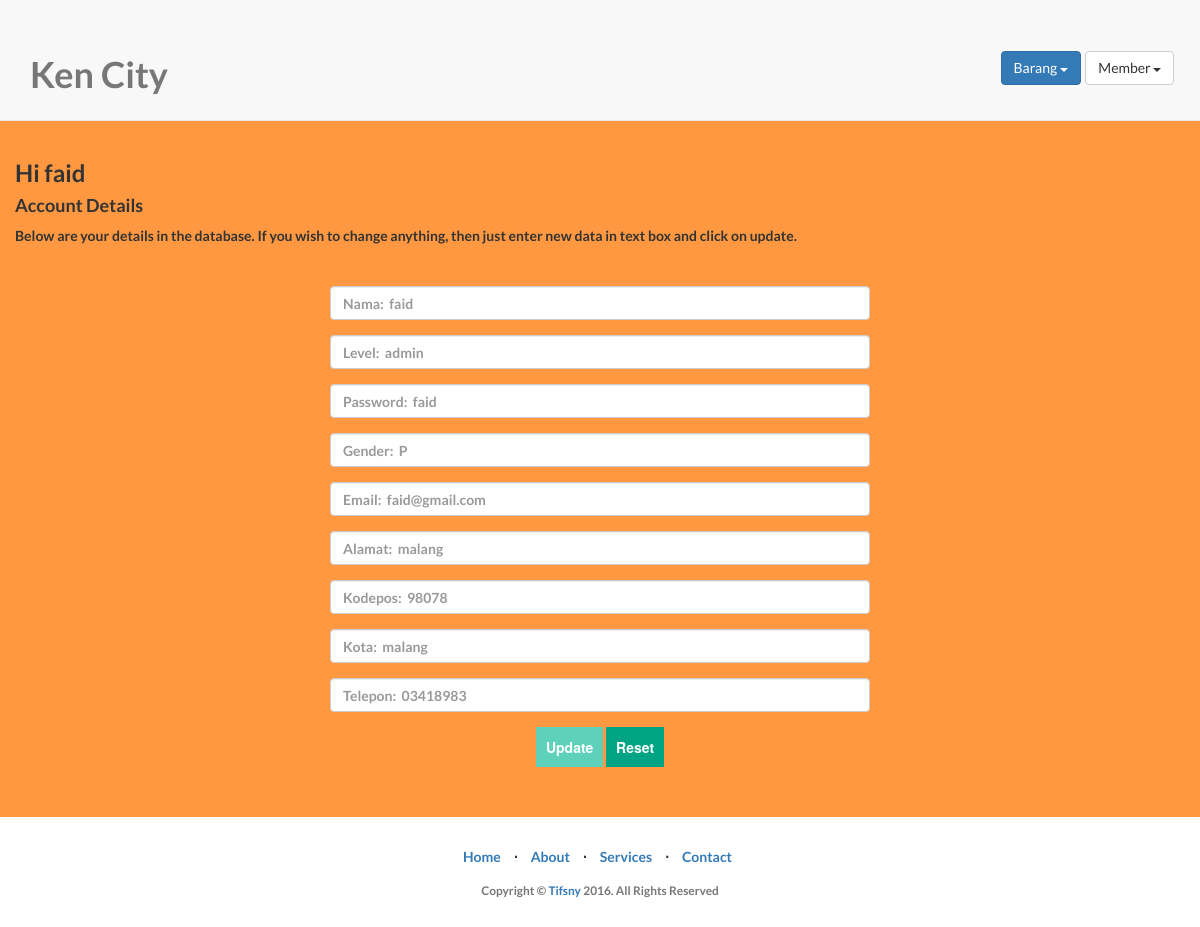
Page /index.php?pg=editMember&id_member=2 (signed in) on the earlier database version.
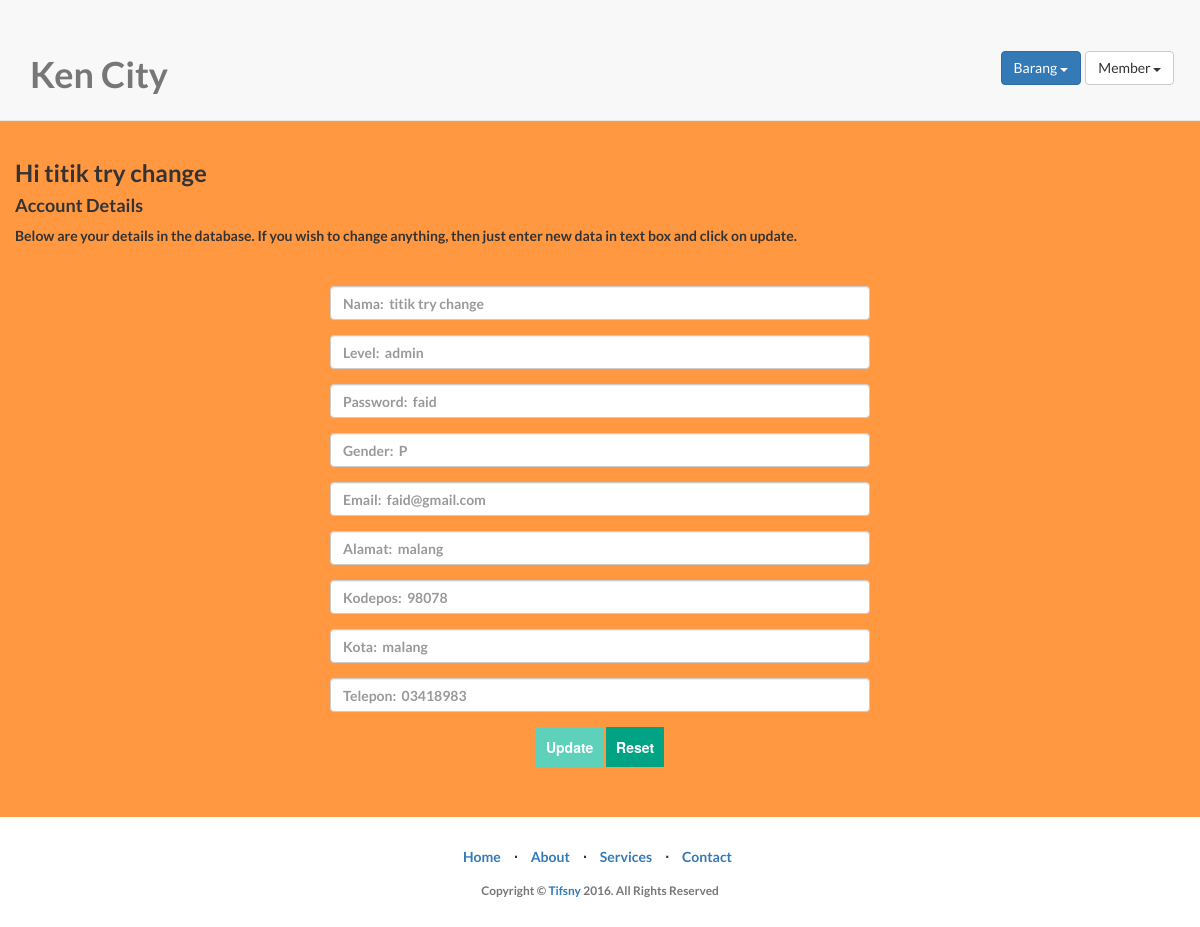
Same page on the later database version.
### tables this page shows
CREATE TABLE IF NOT EXISTS `member` (
  `id_member` int(11) NOT NULL AUTO_INCREMENT,
  `nama` varchar(25) NOT NULL,
  `gender` set('L','P') NOT NULL,
  `email` varchar(100) NOT NULL,
  `alamat` varchar(200) NOT NULL,
  `kodepos` varchar(6) NOT NULL,
  `kota` varchar(25) NOT NULL,
  `telp` varchar(15) DEFAULT NULL,
  `level` enum('user','admin') NOT NULL,
  `password` varchar(10) NOT NULL,
  PRIMARY KEY (`id_member`)
);

### pages/pagesAdmin/editMember.php (the view, shortened to what this page needs)
<?php
    $db_username = 'root';
    $db_password = '';
    $db_name = 'pet_city';
    $db_host = 'localhost';
    $mysqli = new mysqli($db_host, $db_username, $db_password,$db_name);
?>
<br>
<br>
<br>
    <div class="row" style="margin-top:30px;" align="left">
      <div class="small-12">
        <p><?php echo '<h3>Hi ' .$_SESSION['b_nama'].'</h3>'; ?></p>
        <p><h4>Account Details</h4></p>
        <p>Below are your details in the database. If you wish to change anything, then just enter new data in text box and click on update.</p>
      </div>
    </div>
    <div class="container-fluid" style = "width:50%">
    <form method="POST" action=index.php?pg=updateMember style="margin-top:30px;">
              <?php
                $result = $mysqli->query('SELECT * FROM member WHERE id_member='.$_SESSION['b_id_member']);
                if($result) {
                  $obj = $result->fetch_object();
                  echo '<div class="form-group">
                        <input type="text" name="member_nama" class="form-control" placeholder="Nama:  '. $obj->nama. '" maxlength="16"/>
                        </div>';
                  echo '<div class="form-group">
                        <input type="text" name="member_level" class="form-control" placeholder="Level:  '. $obj->level. '" maxlength="16"/>
                        </div>';
                  echo '<div class="form-group">
                        <input type="password" name="member_password" class="form-control" placeholder="Password:  '. $obj->password. '" maxlength="16"/>
                        </div>';
                  echo '<div class="form-group">
                        <input type="text" name="member_gender" class="form-control" placeholder="Gender:  '. $obj->gender. '" maxlength="16"/>
                        </div>';
                  echo '<div class="form-group">
                        <input type="text" name="member_email" class="form-control" placeholder="Email:  '. $obj->email. '" maxlength="16"/>
                        </div>';
                  echo '<div class="form-group">
                        <input type="text" name="member_alamat" class="form-control" placeholder="Alamat:  '. $obj->alamat. '" maxlength="16"/>
                        </div>';
                  echo '<div class="form-group">
                        <input type="text" name="member_kodepos" class="form-control" placeholder="Kodepos:  '. $obj->kodepos. '" maxlength="16"/>
                        </div>';
                  echo '<div class="form-group">
                        <input type="text" name="member_kota" class="form-control" placeholder="Kota:  '. $obj->kota. '" maxlength="16"/>
                        </div>';
                  echo '<div class="form-group">
                        <input type="text" name="member_telp" class="form-control" placeholder="Telepon:  '. $obj->telp. '" maxlength="16"/>
                        </div>';
                }
          ?>
          <div class="row">
            <div class="small-8 columns">
              <input type="submit" id="right-label" value="Update" style="background: #5Ed1BA; border: none; color: #fff; font-family: 'Helvetica Neue', sans-serif; font-size: 1em; padding: 10px;">
              <input type="reset" id="right-label" value="Reset" style="background: #00A383; border: none; color: #fff; font-family: 'Helvetica Neue', sans-serif; font-size: 1em; padding: 10px;">
            </div>
      </div>
    </form>
    </div>

Differences in the rows shown:
changed member "Level: admin": member_nama "Nama: faid" → "Nama: titik try change"
Other differences:
$_SESSION['b_nama']: "faid" → "titik try change"
